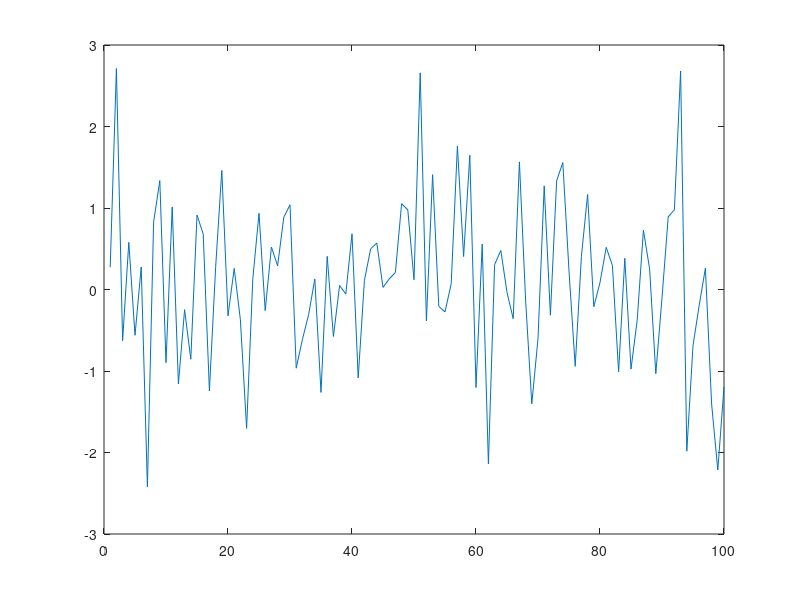

The MATLAB script that drew this image:
% script file to simulate a white noise series with 100 observations
% normally distributed with zero mean and unit variance

y = randn(100,1);
plot(y)